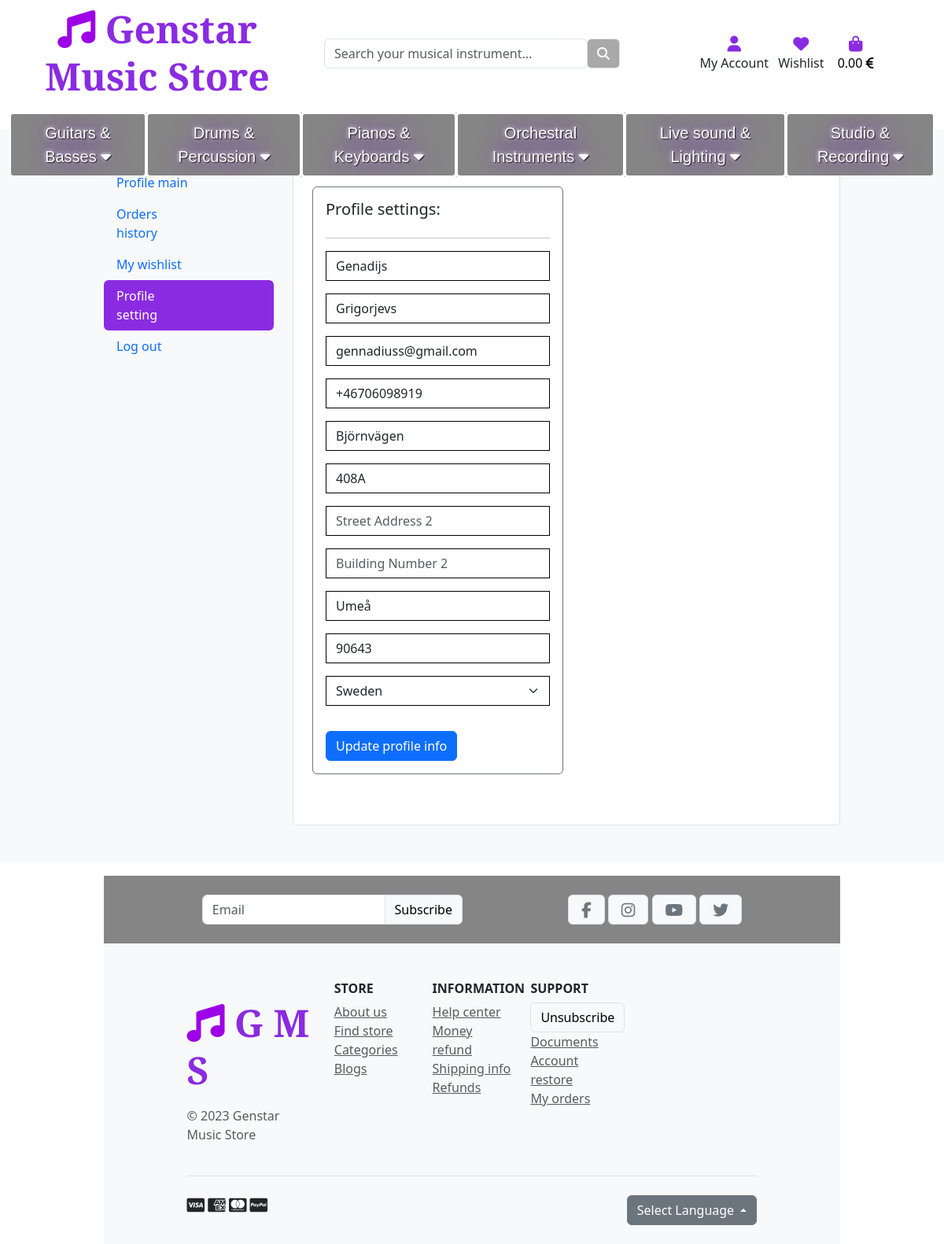
The page /profiles/profile_settings/ (signed in) on the database its author committed.
### profiles/models.py (models this page shows, shortened)
class UserProfile(models.Model):
    user = models.OneToOneField(User, on_delete=models.CASCADE)
    default_first_name = models.CharField(max_length=40, null=True, blank=True)
    default_last_name = models.CharField(max_length=40, null=True, blank=True)
    default_email_address = models.EmailField(max_length=254, null=True, blank=True)
    default_phone_number = models.CharField(max_length=20, null=True, blank=True)
    default_street_address1 = models.CharField(max_length=80, null=True, blank=True)
    default_building_number1 = models.CharField(max_length=80, null=True, blank=True)
    default_street_address2 = models.CharField(max_length=80, null=True, blank=True)
    default_building_number2 = models.CharField(max_length=80, null=True, blank=True)
    default_city = models.CharField(max_length=40, null=True, blank=True)
    default_postal_code = models.CharField(max_length=20, null=True, blank=True)
    default_country = CountryField(blank_label='Country', null=False, blank=False)

### profiles/views.py (the view)
# urls.py: path('profile_settings/', views.profile_settings, name='profile_settings'),
def profile_settings(request):
    profile_settings = get_object_or_404(UserProfile, user=request.user)
    if request.method == 'POST':
        form = UserProfileForm(request.POST, instance=profile_settings)
        if form.is_valid():
            form.save()
            messages.success(request, 'Profile updated successfully')
    form = UserProfileForm(instance=profile_settings)
    template = 'profiles/profile_settings.html'
    context = {
        'form': form,
        'on_profile_settings_page': True,
    }
    return render(request, template, context)

### cart/contexts.py (called while the page is built, shortened)
def cart_contents(request):
    cart = request.session.get('cart', {})
    cart_items = []
    total = Decimal('0.00')
    product_count = 0
    if total < settings.FREE_DELIVERY_THRESHOLD:
        delivery = settings.STANDARD_DELIVERY_COST
        free_delivery_delta = settings.FREE_DELIVERY_THRESHOLD - total
    else:
        delivery = Decimal('0.00')
        free_delivery_delta = Decimal('0.00')
    tax = total * settings.TAX_RATE / 100
    if total > 0:
        grand_total = float(total) + float(delivery)
    else:
        grand_total = 0
    context = {
        'cart_items': cart_items,
        'total': total,
        'product_count': product_count,
        'delivery': delivery,
        'free_delivery_delta': free_delivery_delta,
        'free_delivery_threshold': settings.FREE_DELIVERY_THRESHOLD,
        'grand_total': grand_total,
        'tax': tax,
    }
    return context

### profiles/templates/profiles/profile_settings.html (shortened to what this page needs)
{% extends 'base.html' %}
{% load static %}
{% load crispy_forms_tags %}
{% block page_header %}
    <div class="container header-container">
    </div>
{% endblock %}
{% block content %}
<section class="py-5 bg-light">
    <div class="container">
        <div class="row">
            <div class="col-lg-3 col-xl-3">
                <nav class="nav flex-lg-column w-100 d-flex nav-pills mb-4">
                    <a class="nav-link my-0 bg-light" href="{% url 'view_profile' %}">
                        <p class="pb-0 mb-0" style="width: 100px">Profile main</p>
                    </a>
                    <a class="nav-link my-0 bg-light" href="#">
                        <p class="pb-0 mb-0" style="width: 100px">Orders history</p>
                    </a>
                    <a class="nav-link my-0 bg-light" href="{% url 'view_wishlist' %}">
                        <p class="pb-0 mb-0" style="width: 100px">My wishlist</p>
                    </a>
                    <a class="nav-link my-0 active" style="background-color: blueviolet;" href="{% url 'profile_settings' %}">
                        <p class="pb-0 mb-0" style="width: 100px">Profile setting</p>
                    </a>
                    <a class="nav-link my-0 bg-light" href="{% url 'account_logout' %}">
                        <p class="pb-0 mb-0" style="width: 100px">Log out</p>
                    </a>
                </nav>
            </div>
            <main class="col-lg-9 col-xl-9">
                <div class="card p-4 mb-0 shadow-0 border">
                    <div class="row g-2 mb-3">
                        <div class="col-lg-6 col-md-6">
                            <div class="content-body">
                                <div class="card border border-secondary mb-4 shadow-0">
                                    <div class="card-body pb-0">
                                    <h5 class="mb-4">Profile settings:</h5>
                                    <hr>
                                    <form class="mt-3" action="{% url 'profile_settings' %}" method="POST" id="profile-update-form">
                                        {{ form|crispy }}
                                        <button type="submit" class="btn btn-primary mt-3 mb-3">Update profile info</button>
                                    </form>
                                    </div>
                                </div>
                            </div>
                        </div>
                    </div>
                </div>
            </main>
        </div>
    </div>
</section>
{% endblock %}

### static/css/style.css (style rules this page uses)
.border-black { border: 1px solid black !important; }
.row:after { content: ""; display: table; clear: both; }
@media (min-width: 1200px) { .container { max-width: 80%; } }
@media (min-width: 992px) { .header-container { padding-top: 164px; } }
select, select option { color: #000; }

### rows shown on the page
UserProfile: default_first_name "Genadijs", default_last_name "Grigorjevs", default_email_address "gennadiuss@gmail.com", default_phone_number "+46706098919", default_street_address1 "Björnvägen", default_building_number1 "408A", default_city "Umeå", default_postal_code "90643", default_country "Sweden"
